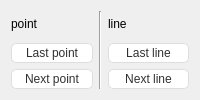
           <widget class="QWidget" name="tab_3">
            <attribute name="title">
             <string>P_L</string>
            </attribute>
            <layout class="QGridLayout" name="gridLayout_5">
             <item row="1" column="0">
              <widget class="QPushButton" name="pushButton_lastPoint">
               <property name="minimumSize">
                <size>
                 <width>0</width>
                 <height>20</height>
                </size>
               </property>
               <property name="styleSheet">
                <string notr="true">QPushButton
{
color:rgb(48, 48, 48);
background-color:rgb(255, 255, 255);
border-radius: 5px;
border:1px solid rgb(222, 222, 222);
	font: 11pt &quot;Calibri&quot;;
}
QPushButton:hover
{
border-color: rgb(85, 255, 255);
border:1px solid rgb(165, 165, 165);
background-color:rgb(207, 207, 207);
}


QPushButton:pressed
{
    background-color:rgb(186, 186, 186); 
    padding-left:1px; 
    padding-top:2px;
}</string>
               </property>
               <property name="text">
                <string>Last point</string>
               </property>
              </widget>
             </item>
             <item row="0" column="0">
              <widget class="QLabel" name="label_10">
               <property name="minimumSize">
                <size>
                 <width>0</width>
                 <height>20</height>
                </size>
               </property>
               <property name="styleSheet">
                <string notr="true">image:url(&quot;点.png&quot;)</string>
               </property>
               <property name="text">
                <string>point</string>
               </property>
              </widget>
             </item>
             <item row="0" column="1" rowspan="3">
              <widget class="Line" name="line_3">
               <property name="orientation">
                <enum>Qt::Vertical</enum>
               </property>
              </widget>
             </item>
             <item row="2" column="0">
              <widget class="QPushButton" name="pushButton_nextPoint">
               <property name="minimumSize">
                <size>
                 <width>0</width>
                 <height>20</height>
                </size>
               </property>
               <property name="styleSheet">
                <string notr="true">QPushButton
{
color:rgb(48, 48, 48);
background-color:rgb(255, 255, 255);
border-radius: 5px;
border:1px solid rgb(222, 222, 222);
	font: 11pt &quot;Calibri&quot;;
}
QPushButton:hover
{
border-color: rgb(85, 255, 255);
border:1px solid rgb(165, 165, 165);
background-color:rgb(207, 207, 207);
}


QPushButton:pressed
{
    background-color:rgb(186, 186, 186); 
    padding-left:1px; 
    padding-top:2px;
}</string>
               </property>
               <property name="text">
                <string>Next point</string>
               </property>
              </widget>
             </item>
             <item row="2" column="2">
              <widget class="QPushButton" name="pushButton_nextLine">
               <property name="minimumSize">
                <size>
                 <width>0</width>
                 <height>20</height>
                </size>
               </property>
               <property name="styleSheet">
                <string notr="true">QPushButton
{
color:rgb(48, 48, 48);
background-color:rgb(255, 255, 255);
border-radius: 5px;
border:1px solid rgb(222, 222, 222);
	font: 11pt &quot;Calibri&quot;;
}
QPushButton:hover
{
border-color: rgb(85, 255, 255);
border:1px solid rgb(165, 165, 165);
background-color:rgb(207, 207, 207);
}


QPushButton:pressed
{
    background-color:rgb(186, 186, 186); 
    padding-left:1px; 
    padding-top:2px;
}</string>
               </property>
               <property name="text">
                <string>Next line</string>
               </property>
              </widget>
             </item>
             <item row="1" column="2">
              <widget class="QPushButton" name="pushButton_lastLine">
               <property name="minimumSize">
                <size>
                 <width>0</width>
                 <height>20</height>
                </size>
               </property>
               <property name="styleSheet">
                <string notr="true">QPushButton
{
color:rgb(48, 48, 48);
background-color:rgb(255, 255, 255);
border-radius: 5px;
border:1px solid rgb(222, 222, 222);
	font: 11pt &quot;Calibri&quot;;
}
QPushButton:hover
{
border-color: rgb(85, 255, 255);
border:1px solid rgb(165, 165, 165);
background-color:rgb(207, 207, 207);
}


QPushButton:pressed
{
    background-color:rgb(186, 186, 186); 
    padding-left:1px; 
    padding-top:2px;
}</string>
               </property>
               <property name="text">
                <string>Last line</string>
               </property>
              </widget>
             </item>
             <item row="0" column="2">
              <widget class="QLabel" name="label_11">
               <property name="minimumSize">
                <size>
                 <width>0</width>
                 <height>20</height>
                </size>
               </property>
               <property name="styleSheet">
                <string notr="true">image:url(&quot;线.png&quot;)</string>
               </property>
               <property name="text">
                <string>line</string>
               </property>
              </widget>
             </item>
            </layout>
           </widget>
